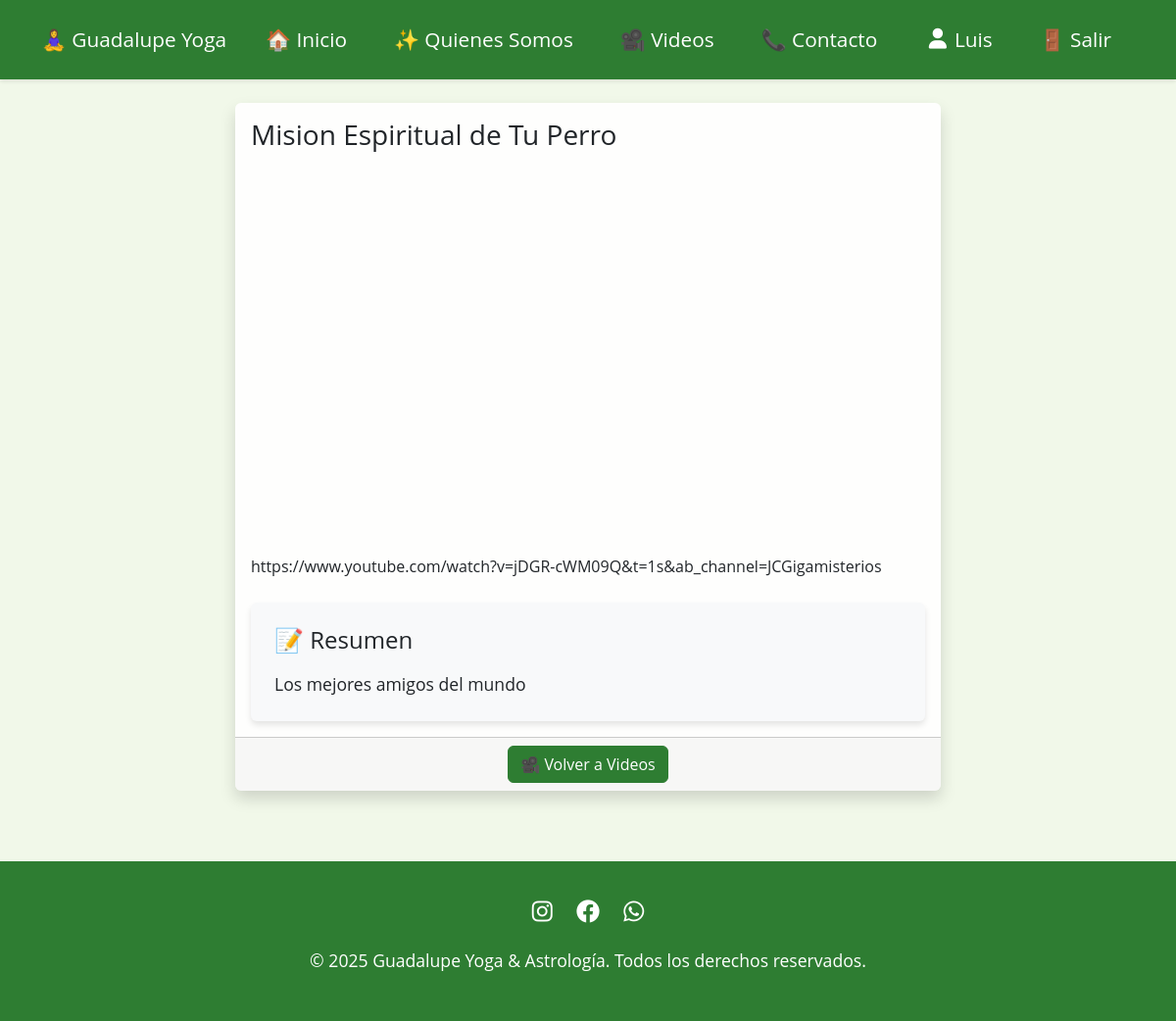
Page /videos/2/ (signed in) on the committed database.
### core/models.py (models this page shows, shortened)
class Video(models.Model):
    title = models.CharField(max_length=200)
    url = EmbedVideoField()
    summary = models.TextField()
    thumbnail_url = models.URLField(blank=True)
    created_at = models.DateTimeField(auto_now_add=True)
    updated_at = models.DateTimeField(auto_now=True)
    class Meta:
        ordering = ['-created_at']

### core/views.py (the view)
# urls.py: path('videos/<int:pk>/', views.video_detail, name='video_detail'),
@login_required
def video_detail(request, pk):
    video = get_object_or_404(Video, pk=pk)
    return render(request, 'core/video_detail.html', {'video': video})

### templates/core/video_detail.html
{% extends 'base.html' %}
{% block content %}
<div class="container">
    <div class="row justify-content-center">
        <div class="col-lg-8">
            <div class="card shadow mb-4">
                <div class="card-body">
                    <h1 class="card-title h3 mb-4">{{ video.title }}</h1>
                    <div class="ratio ratio-16x9 mb-4">
                        {{ video.url|safe }}
                    </div>
                    <div class="card bg-light p-4">
                        <h2 class="h4 mb-3">📝 Resumen</h2>
                        <p class="card-text">{{ video.summary }}</p>
                    </div>
                </div>
                <div class="card-footer text-center">
                    <a href="{% url 'video_list' %}" class="btn btn-primary">🎥 Volver a Videos</a>
                </div>
            </div>
        </div>
    </div>
</div>
{% endblock %}

### templates/base.html (shortened to what this page needs)
<!DOCTYPE html>
{% load static %}
<html lang="es">
<head>
    <link href="https://cdn.jsdelivr.net/npm/bootstrap@5.3.2/dist/css/bootstrap.min.css" rel="stylesheet">
    <link rel="stylesheet" href="https://cdnjs.cloudflare.com/ajax/libs/font-awesome/6.0.0/css/all.min.css">
</head>
<body>
    <nav class="navbar navbar-expand-lg sticky-top">
        <div class="container">
            <a class="navbar-brand" href="{% url 'home' %}">🧘‍♀️ Guadalupe Yoga</a>
            <div class="collapse navbar-collapse" id="navbarNav">
                <ul class="navbar-nav me-auto">
                    <li class="nav-item">
                        <a class="nav-link" href="{% url 'home' %}">🏠 Inicio</a>
                    </li>
                    <li class="nav-item">
                        <a class="nav-link" href="{% url 'about' %}">✨ Quienes Somos</a>
                    </li>
                    <li class="nav-item">
                        <a class="nav-link" href="{% url 'video_list' %}">🎥 Videos</a>
                    </li>
                    <li class="nav-item">
                        <a class="nav-link" href="{% url 'contact' %}">📞 Contacto</a>
                    </li>
                </ul>
                <ul class="navbar-nav">
                    {% if user.is_authenticated %}
                        <li class="nav-item d-flex align-items-center">
                            <a class="nav-link d-flex align-items-center" href="{% url 'profile' %}">
                                {% if user.profile.profile_picture %}
                                    <img src="{{ user.profile.profile_picture.url }}" alt="Profile Picture" class="rounded-circle me-2" style="width: 30px; height: 30px; object-fit: cover;">
                                {% else %}
                                    <i class="fas fa-user me-2"></i>
                                {% endif %}
                                {{ user.username }}
                            </a>
                        </li>
                        <li class="nav-item">
                            <a class="nav-link" href="{% url 'account_logout' %}">🚪 Salir</a>
                        </li>
                    {% endif %}
                </ul>
            </div>
        </div>
    </nav>
    <div class="container mt-4">
        {% block content %}
        {% endblock %}
    </div>
    <footer class="footer">
        <div class="container text-center">
            <div class="social-links mb-3">
                <a href="https://instagram.com" target="_blank"><i class="fab fa-instagram"></i></a>
                <a href="https://facebook.com" target="_blank"><i class="fab fa-facebook"></i></a>
                <a href="https://wa.me/1234567890" target="_blank"><i class="fab fa-whatsapp"></i></a>
            </div>
            <p>&copy; {% now "Y" %} Guadalupe Yoga & Astrología. Todos los derechos reservados.</p>
        </div>
    </footer>
  </body>
</html>

### templates/base.html (style rules this page uses)
:root { --primary-color: #2E7D32; --secondary-color: #81C784; --accent-color: #C8E6C9; --text-color: #1B5E20; }
body { font-family: 'Open Sans', 'Arial', sans-serif; background-color: #F1F8E9; color: var(--text-color); font-size: 16px; line-height: 1.6; }
h1 { font-size: 2.5rem; }
h2 { font-size: 2rem; }
p { font-size: 1.1rem; }
.navbar { background-color: var(--primary-color); box-shadow: 0 2px 4px rgba(0,0,0,0.1); padding: 1rem 0; }
.navbar-brand, .nav-link { color: white !important; font-size: 1.3rem; transition: all 0.3s ease; }
.nav-link { margin: 0 0.5rem; padding: 0.5rem 1rem !important; border-radius: 5px; }
.card { background-color: rgba(255, 255, 255, 0.9); border: none; box-shadow: 0 4px 6px rgba(0,0,0,0.1); transition: transform 0.3s ease; }
.btn-primary { background-color: var(--primary-color); border-color: var(--primary-color); }
footer { background-color: var(--primary-color); color: white; padding: 2rem 0; margin-top: 3rem; }
.social-links a { color: white; margin: 0 10px; font-size: 1.5rem; transition: color 0.3s ease; }

### rows in the picture
Video: title "Mision Espiritual de Tu Perro", url "https://www.youtube.com/watch?v=jDGR-cWM09Q&t=1s&ab_channel=JCGigamisterios", summary "Los mejores amigos del mundo"

### other values in the picture
{{ user.username }} "Luis"
